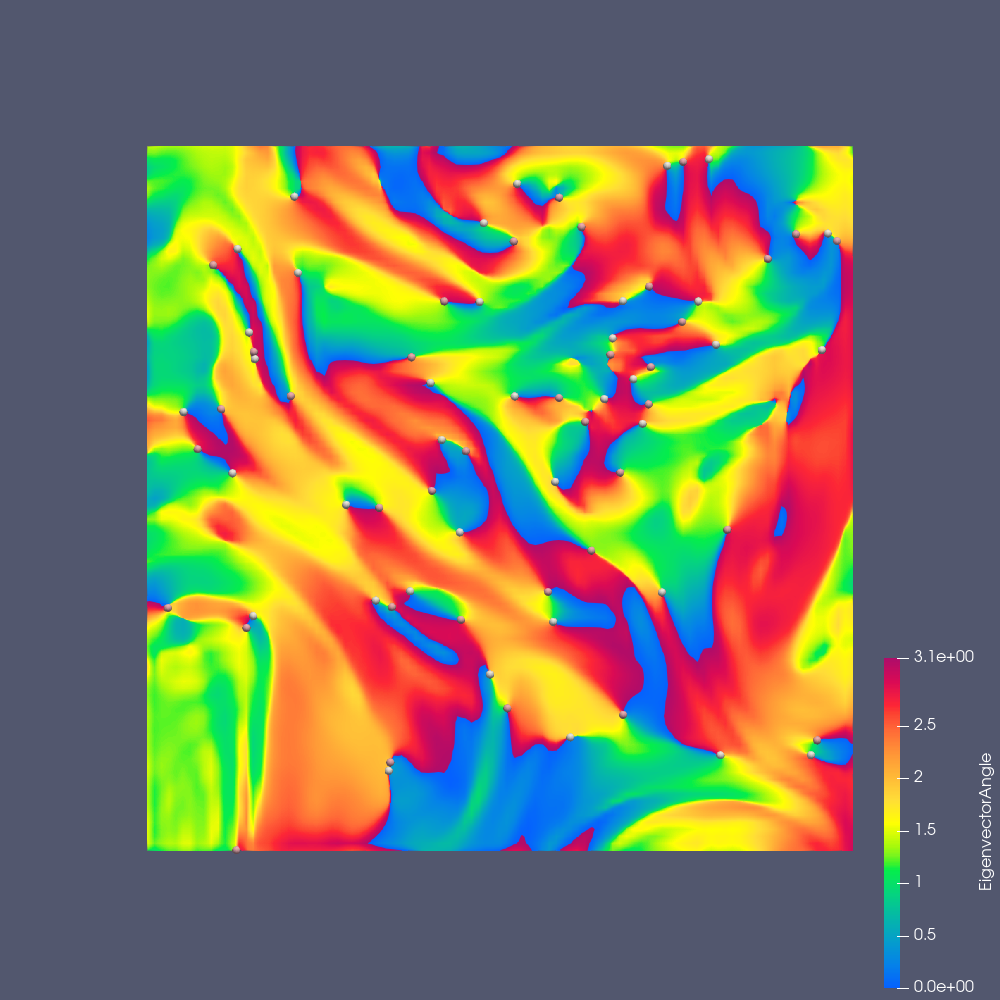

Generate this figure with Python:
#!/usr/bin/env pvpython
"""
Eigenvector partition + degenerate point (wedge/trisector) extraction
for a 2x2 asymmetric tensor field defined on Ocean.vti (point arrays A,B,C,D).

Run with:  pvpython --force-offscreen-rendering ocean_partition.py
"""
import numpy as np
import vtk
from vtk.util import numpy_support as nps

INFILE = "/workspace/Ocean.vti"
RES = 10          # pixels per grid-cell for the partition raster
RADIUS = 1.0       # loop radius (in grid-cell units) for Poincare index

# ----------------------------------------------------------------------
# 1. Load data
# ----------------------------------------------------------------------
reader = vtk.vtkXMLImageDataReader()
reader.SetFileName(INFILE)
reader.Update()
img = reader.GetOutput()
nx, ny, nz = img.GetDimensions()
origin = img.GetOrigin()
spacing = img.GetSpacing()
print("dims:", nx, ny, nz, "origin:", origin, "spacing:", spacing)

pd = img.GetPointData()
A = nps.vtk_to_numpy(pd.GetArray("A")).reshape(ny, nx).astype(np.float64)
B = nps.vtk_to_numpy(pd.GetArray("B")).reshape(ny, nx).astype(np.float64)
C = nps.vtk_to_numpy(pd.GetArray("C")).reshape(ny, nx).astype(np.float64)
D = nps.vtk_to_numpy(pd.GetArray("D")).reshape(ny, nx).astype(np.float64)
# arrays indexed [row=j (y), col=i (x)]

E = 0.5 * (A - D)          # symmetric deviator term
F = 0.5 * (B + C)          # symmetric off-diagonal term


def bilinear_eval(field, i0, j0, s, t):
    """Bilinear interpolation of `field` (ny,nx) at fractional cell coords.
    i0,j0 = integer base cell indices (may be out of range -> clamped),
    s,t in general reals (extrapolation allowed by clamping corner index
    but using the *linear* extension of the same cell's bilinear form)."""
    i0c = min(max(i0, 0), nx - 2)
    j0c = min(max(j0, 0), ny - 2)
    f00 = field[j0c, i0c]
    f10 = field[j0c, i0c + 1]
    f01 = field[j0c + 1, i0c]
    f11 = field[j0c + 1, i0c + 1]
    return (f00 * (1 - s) * (1 - t) + f10 * s * (1 - t) +
            f01 * (1 - s) * t + f11 * s * t)


def EF_at(x, y):
    """Evaluate (E,F) at continuous grid coordinates (x,y) in [0,nx-1]x[0,ny-1],
    using the cell that contains (x,y); if outside domain, clamp to nearest
    cell and allow s,t to go slightly out of [0,1] for a smooth extension."""
    i0 = int(np.floor(x))
    j0 = int(np.floor(y))
    i0 = min(max(i0, 0), nx - 2)
    j0 = min(max(j0, 0), ny - 2)
    s = x - i0
    t = y - j0
    e = bilinear_eval(E, i0, j0, s, t)
    f = bilinear_eval(F, i0, j0, s, t)
    return e, f


# ----------------------------------------------------------------------
# 2. Degenerate point detection: per-cell bilinear zero of (E,F)
# ----------------------------------------------------------------------
# For a quad with bilinear scalar field g(s,t) = g00(1-s)(1-t)+g10 s(1-t)+g01(1-s)t+g11 st,
# solve simultaneously E(s,t)=0 and F(s,t)=0 for (s,t) in [0,1]^2.
# Standard approach: write both as bilinear forms
#   g(s,t) = a + b*s + c*t + d*s*t
# with a=g00, b=g10-g00, c=g01-g00, d=g11-g10-g01+g00
# Two such equations (for E and F). Eliminate one variable (resultant in s)
# giving a quadratic in s; solve, back-substitute for t, check ranges.

def bilinear_coeffs(g00, g10, g01, g11):
    a = g00
    b = g10 - g00
    c = g01 - g00
    d = g11 - g10 - g01 + g00
    return a, b, c, d


def solve_cell_zero(i, j):
    """Return list of (s,t) roots in [0,1]x[0,1] of E=F=0 within cell (i,j)."""
    e00, e10, e01, e11 = E[j, i], E[j, i + 1], E[j + 1, i], E[j + 1, i + 1]
    f00, f10, f01, f11 = F[j, i], F[j, i + 1], F[j + 1, i], F[j + 1, i + 1]
    ae, be, ce, de = bilinear_coeffs(e00, e10, e01, e11)
    af, bf, cf, df = bilinear_coeffs(f00, f10, f01, f11)

    # E(s,t)=0 -> (ae+be*s) + (ce+de*s)*t = 0  => t = -(ae+be*s)/(ce+de*s)  (if denom != 0)
    # Substitute into F(s,t)=0:
    #   af + bf*s + (cf+df*s)*t = 0
    # => (af+bf*s)*(ce+de*s) - (ae+be*s)*(cf+df*s) = 0   [multiplying through by (ce+de*s)]
    # This is a quadratic in s.
    # coefficients: expand
    # P(s) = (af+bf*s)(ce+de*s) - (ae+be*s)(cf+df*s)
    p2 = bf * de - be * df
    p1 = af * de + bf * ce - (ae * df + be * cf)
    p0 = af * ce - ae * cf

    roots_s = []
    if abs(p2) < 1e-14:
        if abs(p1) > 1e-14:
            roots_s = [-p0 / p1]
    else:
        disc = p1 * p1 - 4 * p2 * p0
        if disc >= 0:
            sq = np.sqrt(disc)
            roots_s = [(-p1 + sq) / (2 * p2), (-p1 - sq) / (2 * p2)]

    results = []
    for s in roots_s:
        if -1e-9 <= s <= 1 + 1e-9:
            denom = ce + de * s
            if abs(denom) < 1e-12:
                continue
            t = -(ae + be * s) / denom
            if -1e-9 <= t <= 1 + 1e-9:
                results.append((min(max(s, 0.0), 1.0), min(max(t, 0.0), 1.0)))
    return results


def poincare_index(x, y, radius=RADIUS, nsamp=64):
    angles = []
    for k in range(nsamp):
        th = 2 * np.pi * k / nsamp
        xx = x + radius * np.cos(th)
        yy = y + radius * np.sin(th)
        e, f = EF_at(xx, yy)
        angles.append(np.arctan2(f, e))
    angles = np.array(angles)
    d = np.diff(np.concatenate([angles, angles[:1]]))
    d = (d + np.pi) % (2 * np.pi) - np.pi  # wrap to [-pi,pi]
    total = np.sum(d)
    # NOTE: (E,F) is the "double-angle" representation of the eigenvector
    # direction field (E,F) ~ (cos(2*theta), sin(2*theta)) * magnitude, so its
    # winding number is TWICE the eigenvector-field topological index.
    # Divide by 2 to get the standard tensor degenerate-point index
    # (+1/2 = wedge, -1/2 = trisector).
    index = total / (2 * np.pi) / 2.0
    return index


deg_points = []  # (x,y in index-coords, index_value, kind)
for j in range(ny - 1):
    for i in range(nx - 1):
        roots = solve_cell_zero(i, j)
        for (s, t) in roots:
            x = i + s
            y = j + t
            idx = poincare_index(x, y)
            rounded = round(idx * 2) / 2.0
            if abs(rounded - 0.5) < 0.26:
                kind = 1  # wedge
            elif abs(rounded + 0.5) < 0.26:
                kind = 0  # trisector
            else:
                continue  # skip index-0 or ambiguous (numerical noise)
            deg_points.append((x, y, rounded, kind))

# de-duplicate points that are extremely close (shared cell edges/corners)
dedup = []
for p in deg_points:
    dup = False
    for q in dedup:
        if abs(p[0] - q[0]) < 1e-6 and abs(p[1] - q[1]) < 1e-6:
            dup = True
            break
    if not dup:
        dedup.append(p)
deg_points = dedup

n_wedge = sum(1 for p in deg_points if p[3] == 1)
n_tri = sum(1 for p in deg_points if p[3] == 0)
print("Degenerate points found:", len(deg_points), " wedge:", n_wedge, " trisector:", n_tri)

# ----------------------------------------------------------------------
# 3. Build degenerate-point polydata (in physical/world coords)
# ----------------------------------------------------------------------
pts = vtk.vtkPoints()
type_arr = vtk.vtkIntArray()
type_arr.SetName("Type")
verts = vtk.vtkCellArray()
for (x, y, idxval, kind) in deg_points:
    wx = origin[0] + x * spacing[0]
    wy = origin[1] + y * spacing[1]
    pid = pts.InsertNextPoint(wx, wy, 0.01)
    verts.InsertNextCell(1)
    verts.InsertCellPoint(pid)
    type_arr.InsertNextValue(kind)

deg_poly = vtk.vtkPolyData()
deg_poly.SetPoints(pts)
deg_poly.SetVerts(verts)
deg_poly.GetPointData().AddArray(type_arr)
deg_poly.GetPointData().SetActiveScalars("Type")

# ----------------------------------------------------------------------
# 4. Eigenvector-partition raster image (upsampled RES x per cell)
# ----------------------------------------------------------------------
pnx = (nx - 1) * RES + 1
pny = (ny - 1) * RES + 1

part_img = vtk.vtkImageData()
part_img.SetDimensions(pnx, pny, 1)
part_img.SetOrigin(origin[0], origin[1], 0.0)
part_img.SetSpacing(spacing[0] / RES, spacing[1] / RES, spacing[2])

angle = np.zeros((pny, pnx), dtype=np.float64)

xs = np.linspace(0, nx - 1, pnx)
ys = np.linspace(0, ny - 1, pny)

for jp, y in enumerate(ys):
    j0 = min(int(np.floor(y)), ny - 2)
    t = y - j0
    for ip, x in enumerate(xs):
        i0 = min(int(np.floor(x)), nx - 2)
        s = x - i0
        a = bilinear_eval(A, i0, j0, s, t)
        b = bilinear_eval(B, i0, j0, s, t)
        c = bilinear_eval(C, i0, j0, s, t)
        d = bilinear_eval(D, i0, j0, s, t)
        sxy = 0.5 * (b + c)
        # symmetric part eigen-decomposition (2x2)
        tr = a + d
        e = 0.5 * (a - d)
        # eigenvalues: tr/2 +- sqrt(e^2+sxy^2)
        # eigenvector of larger eigenvalue: angle = 0.5*atan2(2*sxy, a-d)
        th = 0.5 * np.arctan2(2 * sxy, a - d)
        angle[jp, ip] = th % np.pi

angle_flat = angle.reshape(-1)
angle_vtk = nps.numpy_to_vtk(angle_flat, deep=True)
angle_vtk.SetName("EigenvectorAngle")
part_img.GetPointData().AddArray(angle_vtk)
part_img.GetPointData().SetActiveScalars("EigenvectorAngle")

writer = vtk.vtkXMLImageDataWriter()
writer.SetFileName("/workspace/_partition_debug.vti")
writer.SetInputData(part_img)
writer.Write()

poly_writer = vtk.vtkXMLPolyDataWriter()
poly_writer.SetFileName("/workspace/_degpoints_debug.vtp")
poly_writer.SetInputData(deg_poly)
poly_writer.Write()

# ----------------------------------------------------------------------
# 5. Render with paraview.simple
# ----------------------------------------------------------------------
from paraview.simple import (
    XMLImageDataReader, XMLPolyDataReader, GetActiveViewOrCreate, Show,
    ColorBy, GetColorTransferFunction, Glyph, Sphere,
    Render, SaveScreenshot, ResetCamera, servermanager, RenameSource,
    Hide, GetLayout
)

view = GetActiveViewOrCreate('RenderView')
view.ViewSize = [1000, 1000]
view.OrientationAxesVisibility = 0
view.Background = [0.15, 0.15, 0.15]

part_src = XMLImageDataReader(FileName=["/workspace/_partition_debug.vti"])
RenameSource("PartitionImage", part_src)
part_disp = Show(part_src, view)
ColorBy(part_disp, ('POINTS', 'EigenvectorAngle'))
angle_lut = GetColorTransferFunction('EigenvectorAngle')
angle_lut.ApplyPreset('Rainbow Uniform', True)
angle_lut.RescaleTransferFunction(0.0, np.pi)
part_disp.SetScalarBarVisibility(view, True)

deg_src = XMLPolyDataReader(FileName=["/workspace/_degpoints_debug.vtp"])
RenameSource("DegeneratePoints", deg_src)

sphere = Sphere()
sphere.Radius = spacing[0] * 0.6
sphere.ThetaResolution = 16
sphere.PhiResolution = 16

glyph = Glyph(Input=deg_src, GlyphType=sphere)
glyph.ScaleArray = ['POINTS', 'No scale array']
glyph.ScaleFactor = 1.0
glyph.GlyphMode = 'All Points'
glyph_disp = Show(glyph, view)
ColorBy(glyph_disp, ('POINTS', 'Type'))

type_lut = GetColorTransferFunction('Type')
type_lut.InterpretValuesAsCategories = 1
type_lut.AnnotationsInitialized = 1
type_lut.Annotations = ['0', 'Trisector', '1', 'Wedge']
type_lut.IndexedColors = [1.0, 0.75, 0.8,   # pink -> trisector (0)
                           1.0, 1.0, 1.0]   # white -> wedge (1)
glyph_disp.SetScalarBarVisibility(view, False)

ResetCamera(view)
view.CameraParallelProjection = 1
Render(view)

SaveScreenshot("/workspace/ocean_partition.png", view, ImageResolution=[1000, 1000])
servermanager.SaveState("/workspace/ocean_partition.pvsm")

print("DONE")
print("Degenerate points found:", len(deg_points), " wedge:", n_wedge, " trisector:", n_tri)
